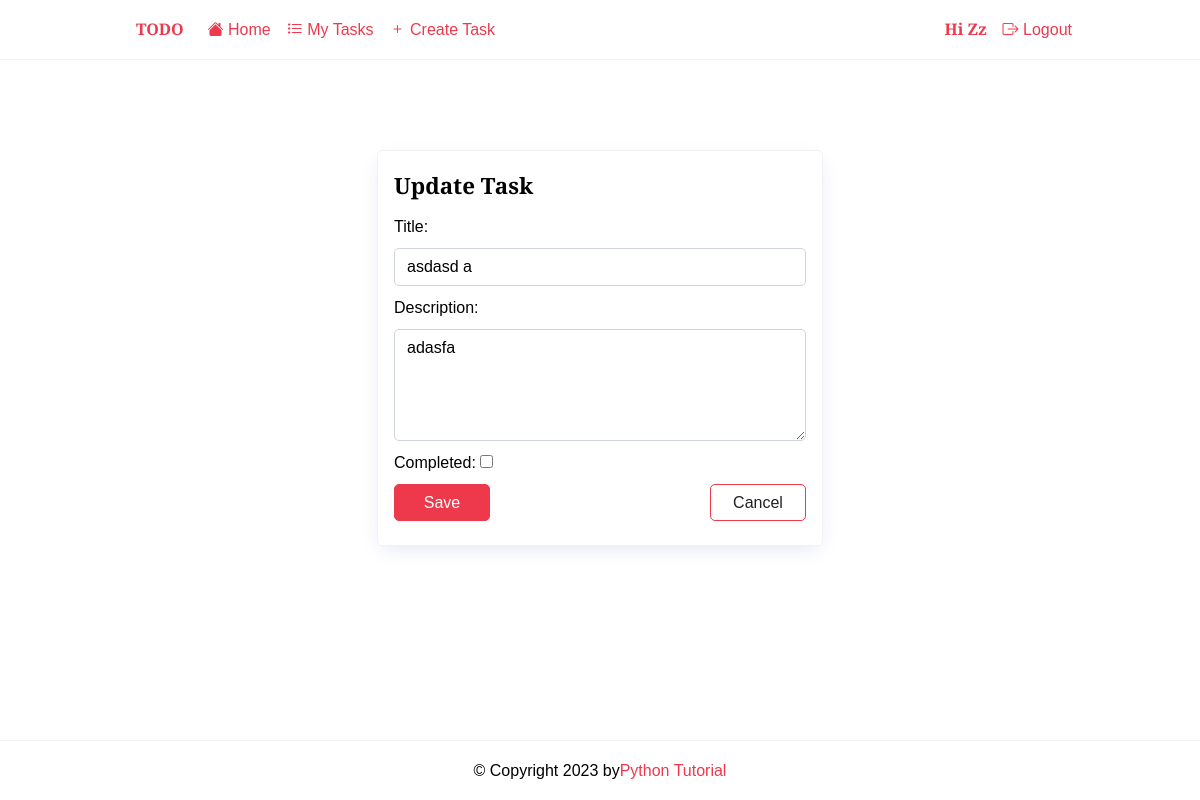
The page /tasks/3/update/ (signed in) on the database as committed earlier.
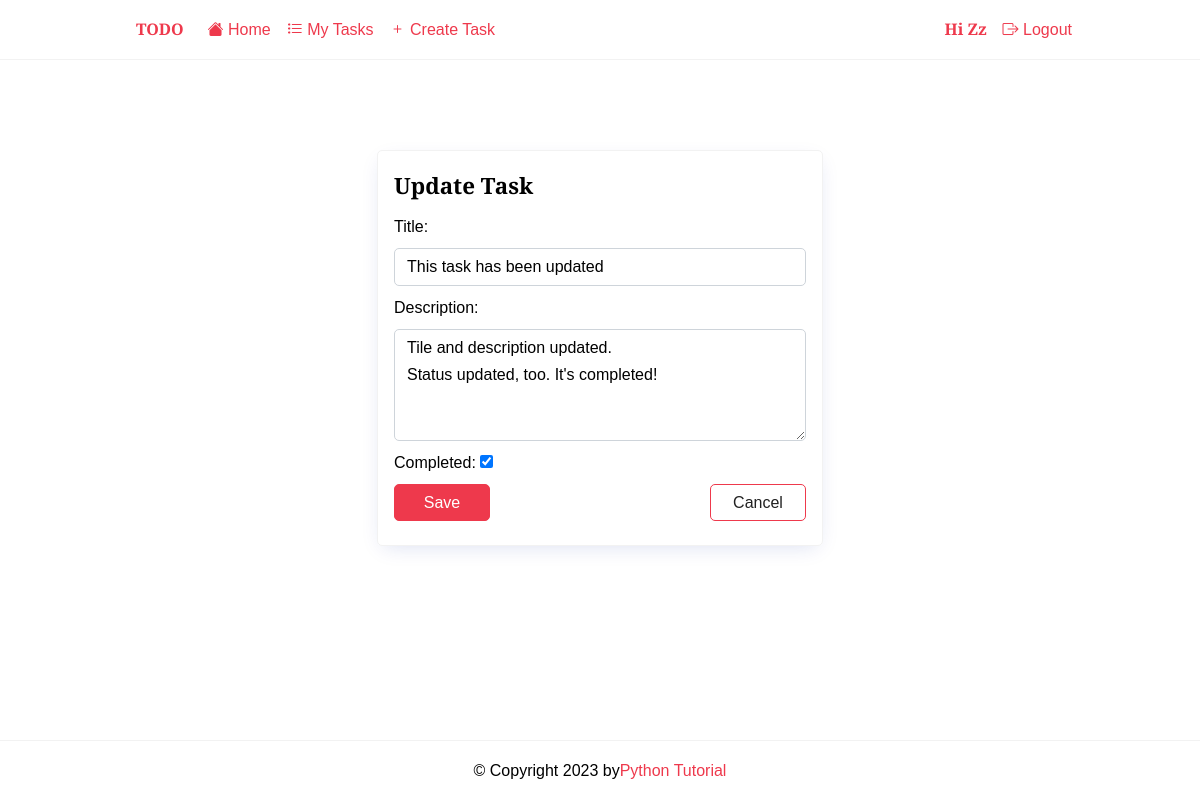
The same page on the database as committed later.
### todo/models.py (models this page shows, shortened)
class Task(models.Model):
    title = models.CharField(max_length=255)
    description = models.TextField(null=True, blank=True)
    completed = models.BooleanField(default=False)
    created_at = models.DateTimeField(auto_now_add=True)
    user = models.ForeignKey(User, on_delete=models.CASCADE, null=True, blank=True)
    class Meta:
        ordering = ["completed"]

### todo/views.py (the view, shortened to what this page needs)
# urls.py: path("tasks/<int:pk>/update/", views.TaskUpdate.as_view(), name="task_update"),
class TaskUpdate(LoginRequiredMixin, generic.UpdateView):
    model = Task
    fields = ['title', 'description', 'completed']
    success_url = reverse_lazy('todo:tasks')

### todo/templates/todo/task_form.html (shortened to what this page needs)
{% extends 'base.html' %}
{% block content %}
<div class="center">
	<form method="post" novalidate class="card">
	 	<h2>{% if task %} Update {% else %} Create {% endif %} Task</h2>
		{% for field in form %}
			{% if field.name == 'completed' %}
				<p>
					{{ field.label_tag }}
					{{ field }}
				</p>
			{% else %}
	    		{{ field.label_tag }}
	        	{{ field }}
	        {% endif %}
		{% endfor %}
		<div class="form-buttons">
			<input type="submit" value="Save" class="btn btn-primary"/>
			<a href="{% url 'todo:tasks' %}" class="btn btn-outline">Cancel</a>
		</div>
	</form>
</div>
{% endblock content %}

Rows that differ between the two databases and show on the page:
changed Task: title "asdasd a" → "This task has been updated"; description "adasfa" → "Tile and description updated. Status updated, too. It's completed!"; completed "☐" → "☑"
